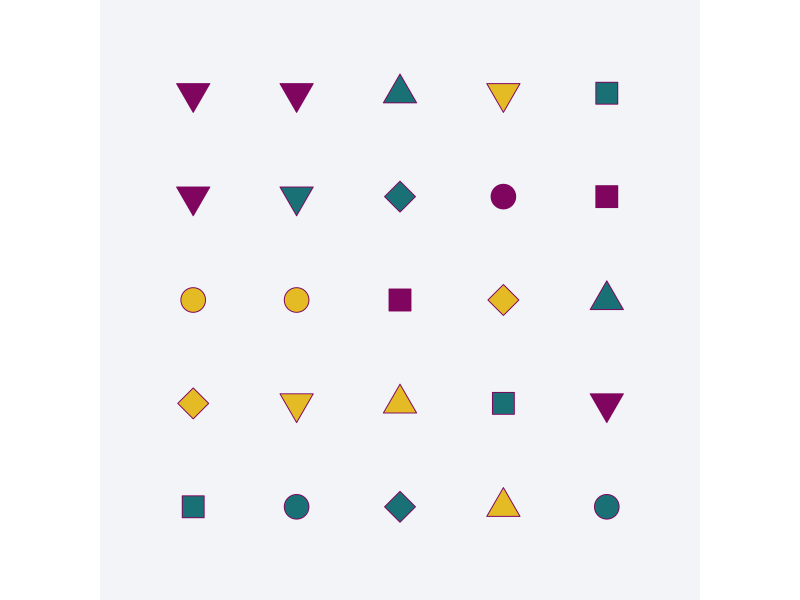
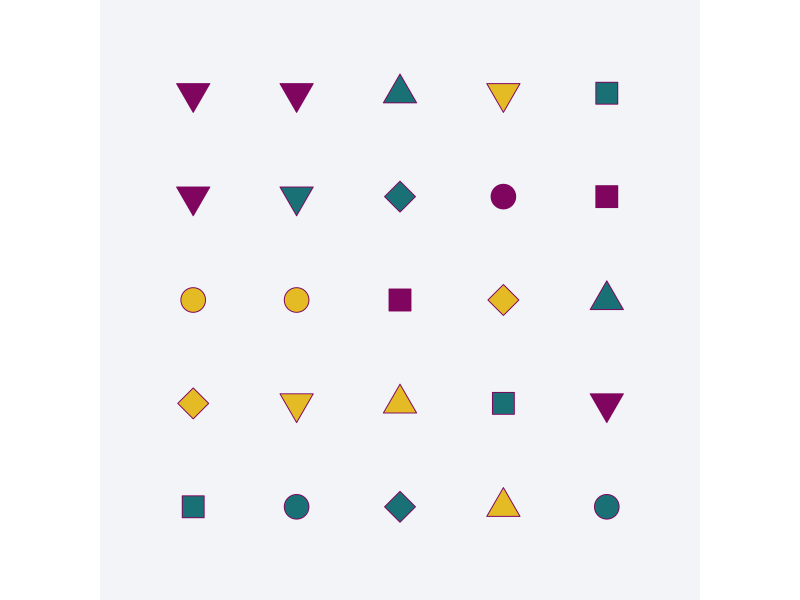

R code for these plots, in order:
library(tidyverse)
bg_col <- "#F2F4F8"
highlight_col <- "#7F055F"
saffron <- "#E4BB25"
stormy_teal <- "#197176"

# Data
set.seed(123)
plot_data <- expand.grid(x = 1:5, y = 1:5)
plot_data$col <- sample(
  c(highlight_col, saffron, stormy_teal),
  25,
  replace = TRUE
)
plot_data$pch <- sample(
  21:25,
  25,
  replace = TRUE
)

# Plot
ggplot() +
  geom_point(
    data = plot_data,
    mapping = aes(x = x, y = y, fill = col, shape = pch),
    colour = highlight_col,
    size = 8
  ) +
  scale_x_continuous(limits = c(0.5, 5.5)) +
  scale_y_continuous(limits = c(0.5, 5.5)) +
  scale_fill_identity() +
  scale_shape_identity() +
  coord_cartesian(expand = FALSE) +
  theme_void() +
  theme(
    plot.background = element_rect(
      fill = bg_col, color = bg_col
    ),
    plot.margin = margin(30, 30, 30, 30),
    aspect.ratio = 1
  )

ggsave("all/featured.png", height = 4, width = 4, bg = bg_col)
